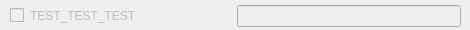
<?xml version="1.0" encoding="UTF-8"?>
<ui version="4.0">
 <class>UK5Q_box</class>
 <widget class="QWidget" name="UK5Q_box">
  <property name="enabled">
   <bool>false</bool>
  </property>
  <property name="geometry">
   <rect>
    <x>0</x>
    <y>0</y>
    <width>470</width>
    <height>30</height>
   </rect>
  </property>
  <property name="windowTitle">
   <string/>
  </property>
  <property name="toolTip">
   <string/>
  </property>
  <property name="statusTip">
   <string/>
  </property>
  <property name="whatsThis">
   <string/>
  </property>
  <property name="autoFillBackground">
   <bool>false</bool>
  </property>
  <widget class="QWidget" name="layoutWidget">
   <property name="geometry">
    <rect>
     <x>10</x>
     <y>5</y>
     <width>451</width>
     <height>22</height>
    </rect>
   </property>
   <layout class="QHBoxLayout" name="horizontalLayout">
    <item>
     <widget class="QCheckBox" name="UK5Q_check">
      <property name="enabled">
       <bool>false</bool>
      </property>
      <property name="sizePolicy">
       <sizepolicy hsizetype="Fixed" vsizetype="Fixed">
        <horstretch>0</horstretch>
        <verstretch>0</verstretch>
       </sizepolicy>
      </property>
      <property name="text">
       <string/>
      </property>
     </widget>
    </item>
    <item>
     <widget class="QLabel" name="UK5Q_label">
      <property name="text">
       <string>TEST_TEST_TEST</string>
      </property>
     </widget>
    </item>
    <item>
     <widget class="QLineEdit" name="UK5Q_input">
      <property name="enabled">
       <bool>false</bool>
      </property>
      <property name="sizePolicy">
       <sizepolicy hsizetype="Minimum" vsizetype="Fixed">
        <horstretch>0</horstretch>
        <verstretch>0</verstretch>
       </sizepolicy>
      </property>
      <property name="minimumSize">
       <size>
        <width>224</width>
        <height>0</height>
       </size>
      </property>
      <property name="maximumSize">
       <size>
        <width>200</width>
        <height>16777215</height>
       </size>
      </property>
     </widget>
    </item>
   </layout>
  </widget>
 </widget>
 <resources/>
 <connections/>
</ui>
